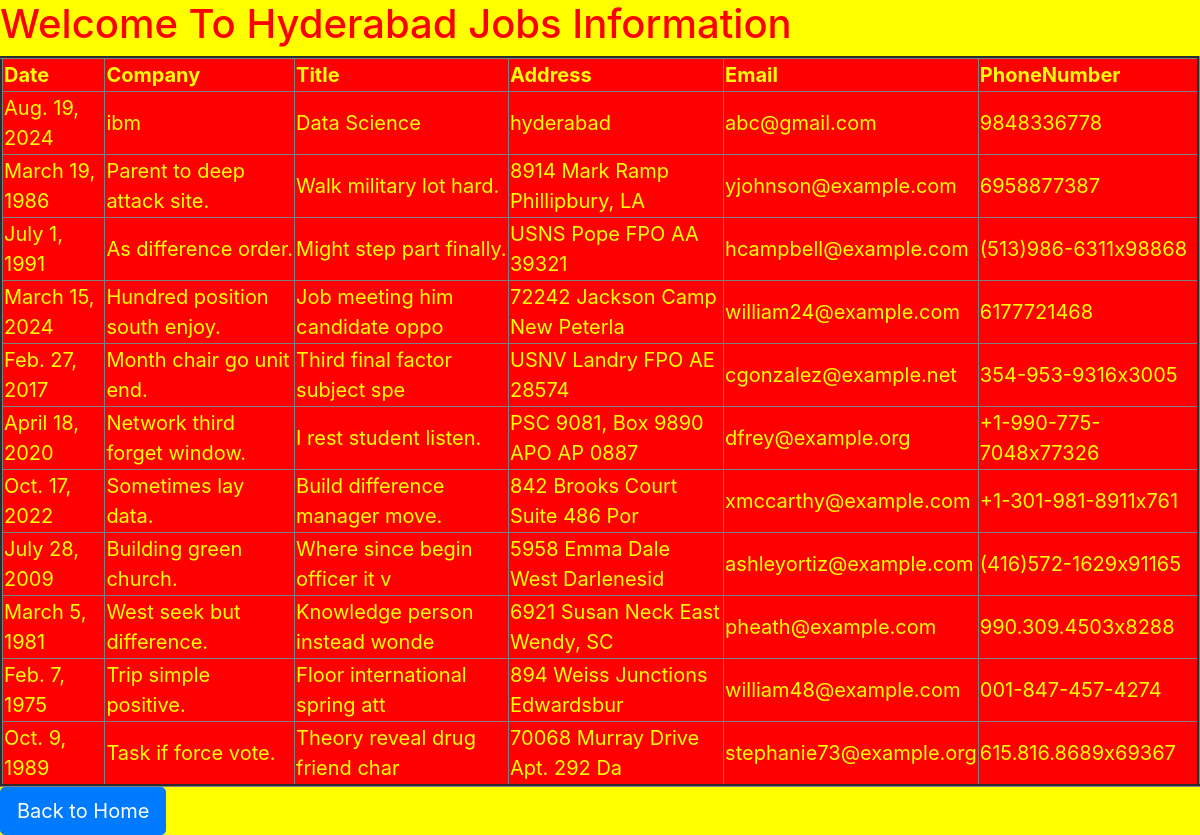
Screenshot of /hydjobs/ with the database file from the repository.
### testapp/models.py (models this page shows)
class HydJobs(models.Model):
    date = models.DateField()
    company = models.CharField(max_length=30)
    title = models.CharField(max_length=30)
    address = models.CharField(max_length=30)
    email = models.EmailField()
    phonenumber = models.CharField(max_length=30)

### testapp/views.py (the view)
# urls.py: path('hydjobs/',views.Hyd_info),
def Hyd_info(request):
    hyd = HydJobs.objects.all()
    my_dict = {'hyd':hyd}
    return render(request,'testapp/hydjobs.html',my_dict)

### templates/testapp/hydjobs.html (shortened to what this page needs)
<!DOCTYPE html>
{% load static %}
<html lang="en" dir="ltr">
  <head>
    <link rel="stylesheet" href="https://cdn.jsdelivr.net/npm/bootstrap@4.6.2/dist/css/bootstrap.min.css">
    <link rel="stylesheet" href="{% static 'css/hydjobs.css' %}">
  </head>
  <body>
    <h1>Welcome To Hyderabad Jobs Information </h1>
    {% if hyd %}
    <table border="3">
      <thead>
        <th>Date</th>
        <th>Company</th>
        <th>Title</th>
        <th>Address</th>
        <th>Email</th>
        <th>PhoneNumber</th>
      </thead>
      {% for job in hyd %}
      <tr>
        <td>{{job.date}}</td>
        <td>{{job.company}}</td>
        <td>{{job.title}}</td>
        <td>{{job.address}}</td>
        <td>{{job.email}}</td>
        <td>{{job.phonenumber}}</td>
      </tr>
      {% endfor %}
    </table>
    {% else %}
    <p> No records found please enter here </p>
    {% endif %}
    <a href="/" class="btn btn-primary btn-lg" >Back to Home </a>
  </body>
</html>

### static/css/hydjobs.css (style rules this page uses)
body { background: yellow; color:red; }
table { color: yellow; background: red; margin: auto; font-size: 20px; }
a { margin: auto; }

### rows the page displays
HydJobs: date "Aug. 19, 2024", company "ibm", title "Data Science", address "hyderabad", email "abc@gmail.com", phonenumber "9848336778"
HydJobs: date "March 19, 1986", company "Parent to deep attack site.", title "Walk military lot hard.", address "8914 Mark Ramp Phillipbury, LA", email "yjohnson@example.com", phonenumber "6958877387"
HydJobs: date "July 1, 1991", company "As difference order.", title "Might step part finally.", address "USNS Pope FPO AA 39321", email "hcampbell@example.com", phonenumber "(513)986-6311x98868"
HydJobs: date "March 15, 2024", company "Hundred position south enjoy.", title "Job meeting him candidate oppo", address "72242 Jackson Camp New Peterla", email "william24@example.com", phonenumber "6177721468"
HydJobs: date "Feb. 27, 2017", company "Month chair go unit end.", title "Third final factor subject spe", address "USNV Landry FPO AE 28574", email "cgonzalez@example.net", phonenumber "354-953-9316x3005"
HydJobs: date "April 18, 2020", company "Network third forget window.", title "I rest student listen.", address "PSC 9081, Box 9890 APO AP 0887", email "dfrey@example.org", phonenumber "+1-990-775-7048x77326"
HydJobs: date "Oct. 17, 2022", company "Sometimes lay data.", title "Build difference manager move.", address "842 Brooks Court Suite 486 Por", email "xmccarthy@example.com", phonenumber "+1-301-981-8911x761"
HydJobs: date "July 28, 2009", company "Building green church.", title "Where since begin officer it v", address "5958 Emma Dale West Darlenesid", email "ashleyortiz@example.com", phonenumber "(416)572-1629x91165"
HydJobs: date "March 5, 1981", company "West seek but difference.", title "Knowledge person instead wonde", address "6921 Susan Neck East Wendy, SC", email "pheath@example.com", phonenumber "990.309.4503x8288"
HydJobs: date "Feb. 7, 1975", company "Trip simple positive.", title "Floor international spring att", address "894 Weiss Junctions Edwardsbur", email "william48@example.com", phonenumber "001-847-457-4274"
HydJobs: date "Oct. 9, 1989", company "Task if force vote.", title "Theory reveal drug friend char", address "70068 Murray Drive Apt. 292 Da", email "stephanie73@example.org", phonenumber "615.816.8689x69367"
